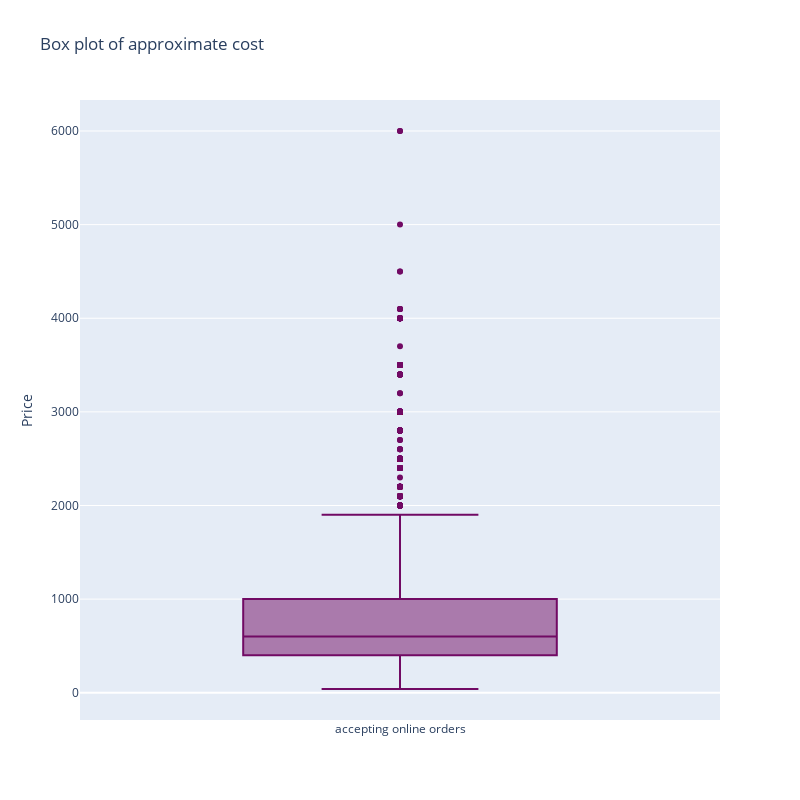

Notebook code for this chart:
### Code cell
trace0 = go.Box(y=df['cost'], name ='accepting online orders',
               marker = dict(
               color = 'rgb(113,10,100)'))
data= [trace0]
layout = go.Layout(title='Box plot of approximate cost', width=800,height=800,yaxis=dict(title='Price'))
fig=go.Figure(data=data, layout=layout)
py.iplot(fig)

### Figure 1 — Plotly figure (JSON) as saved in the notebook; plotly's stock layout.template omitted (floating-point values rounded to 4 significant figures; data arrays with more than 128 entries replaced by an {"elided": "..."} marker saying what was removed)
{"data": [{"marker": {"color": "rgb(113,10,100)"}, "name": "accepting online orders", "type": "box", "y": {"elided": "23248 int values"}}], "layout": {"height": 800, "title": {"text": "Box plot of approximate cost"}, "width": 800, "yaxis": {"title": {"text": "Price"}}}}
